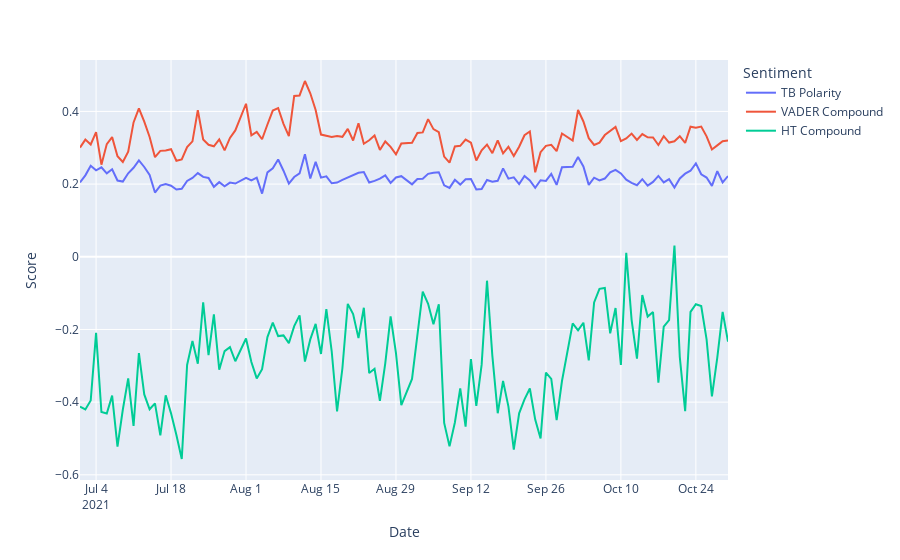

This figure's notebook cell:
### Code cell
g_all = px.line(scores_forplot_selected, 
                x="date", 
                y="Score", 
                color = "Sentiment", 
                labels={
                     "date": "Date",
                     "HT_pos_neg": "HT Positivity-Negativity Score"
                 })

g_all.show()
